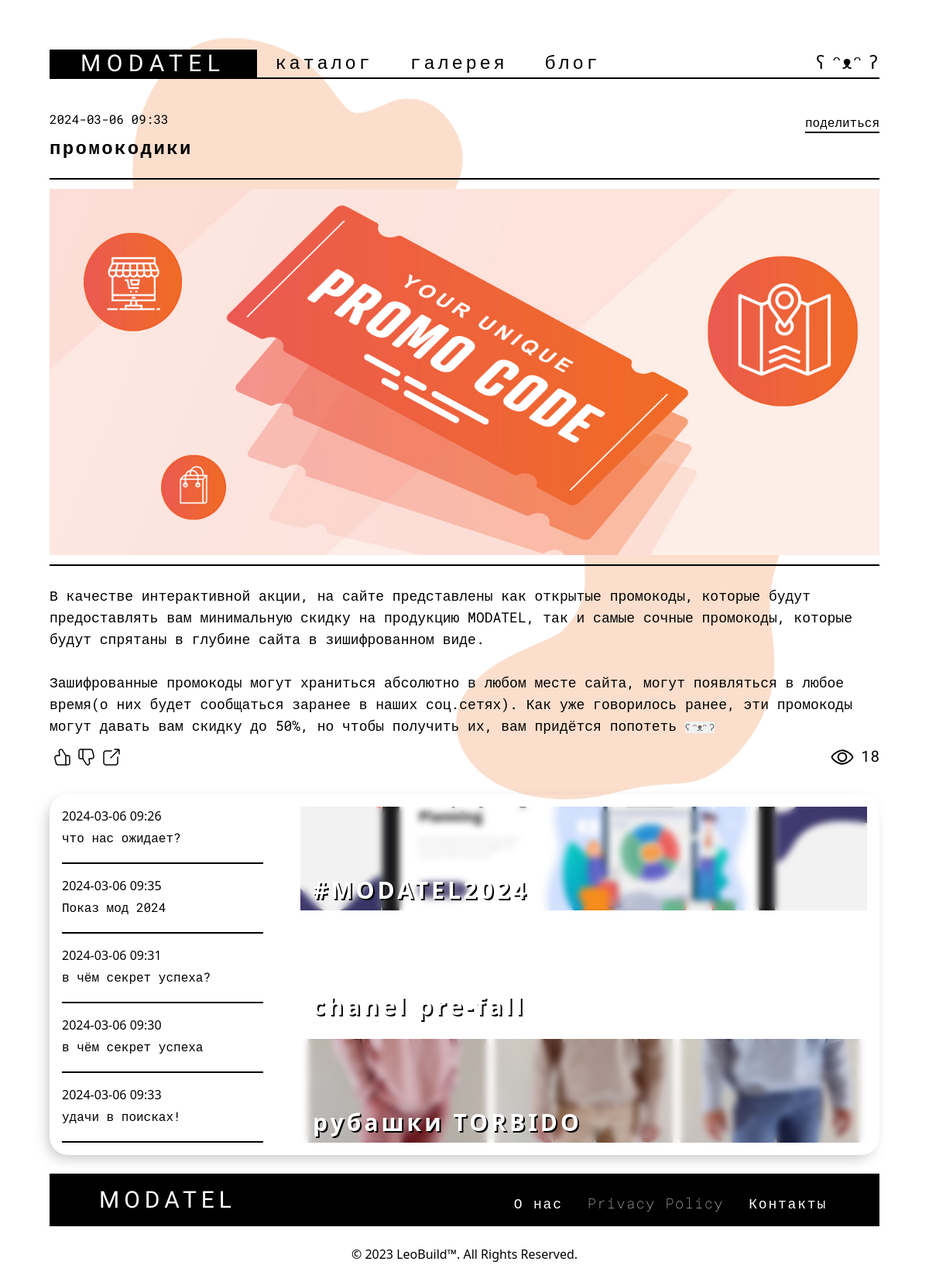
Screenshot of /post-page/290120241549 with the database file from the repository.
### application/models.py (models this page shows, shortened)
class WebPost(models.Model):
    name = models.CharField(max_length=200, default='')
    unique_id = models.CharField(unique=True, max_length=200, null=True, blank=True)
    short_description = models.TextField(default='')
    photo_create = models.CharField(max_length=200, default='')
    views = models.IntegerField(default=0)
    created_date = models.DateTimeField(default=timezone.now)
    image = models.ImageField(upload_to='application/static/img/post', default='')
    content = RichTextUploadingField(default='')
    theme = models.ForeignKey(WebThemePost, on_delete=models.CASCADE, default=1)
    subtheme = models.ForeignKey(WebSubThemePost, on_delete=models.CASCADE, default=1)

### application/views.py (the view)
# urls.py: path('post-page/<str:id>', views.post_page, name='post_page'),
def post_page(request, id):
    posts = WebPost.objects.filter(unique_id = id).first()
    post_view = WebPost.objects.get(unique_id = id)
    postsLST = WebPost.objects.all().order_by('-views')
    post_view.views += 1
    post_view.save()
    context = {
        'posts': posts,
        'post_view': post_view,
        'postsLST': postsLST,
    }
    return render(request, 'item-post.html', context)

### application/templates/item-post.html (shortened to what this page needs)
{% load static %}
<!DOCTYPE html>
<html lang="en">
<head>
    <script src="https://cdn.tailwindcss.com"></script>
    <link rel="stylesheet" href="https://cdn.jsdelivr.net/npm/swiper@11/swiper-bundle.min.css" />
    <link rel="stylesheet" type="text/css" href="{% static '/css/style.css' %}">
</head>
<body style="overflow-x: hidden;" x-data="{ share: false }">
    {% block header %}
        {% include 'blocks/header.html' %}
    {% endblock %}
    <img id="rightABSblock" class="absolute w-[320px] sm:w-120px lg:w-144px 3xl:w-160px 4xl:w-176px 5xl:w-196px right-[8px] mt-96 mr-[0px] md:mr-[32px] lg:mr-[64px] 3xl:mr-[112px] 4xl:mr-[144px] 5xl:mr-[256px] -rotate-90" src="{% static '/img/temporaryStorage/spot_4.png' %}" alt="">
    <section class="relative z-10 flex md:px-16 xl:px-32 2xl:px-64 4xl:px-96 5xl:px-120 mt-2 lg:mt-8">
        <div class="flex flex-col w-full mt-2 px-2 lg:px-0">
            <div class="w-full h-auto pb-6">
                <div class="w-full h-8" style="font-family: 'Roboto Mono', monospace;">
                    <div class="float-left">{{ posts.created_date|safe|slice:":16" }}</div>
                    <button x-on:click="share = !share" class="relative bg-white text-black font-medium float-right py-1">
                        <div class="border-b-2 border-black border-solid mb-1">
                            поделиться
                        </div>
                    </button>
                </div>
                <div class="font-black text-xl lg:text-2xl xl:text-3xl 2xl:text-4xl tracking-widest" style="font-family: 'Roboto Mono', monospace;">
                    {{ posts.name|safe }}
                </div>
            </div>
            <div class="relative w-full text-base sm:text-lg xl:text-xl mb-10" style="font-family: 'Roboto Mono', monospace;">
                {{ posts.content|safe }}
                <div class="flex absolute left-0 mt-2 p-1 bg-black bg-opacity-0 rounded-full transition-all duration-200 ease-in-out hover:bg-opacity-10">
                </div>
                <div class="flex absolute left-0 mt-2 ml-10 p-1 bg-black bg-opacity-0 rounded-full transition-all duration-200 ease-in-out hover:bg-opacity-10">
                </div>
                <div class="flex absolute left-0 mt-2 ml-20 p-1 bg-black bg-opacity-0 rounded-full transition-all duration-200 ease-in-out hover:bg-opacity-10">
                </div>
                <div class="flex absolute right-0 mt-2">
                   <div class="text-xl ml-2">{{ post_view.views|safe }}</div>
                </div>
            </div>
        </div>
    </section>
    <section class="relative z-10 flex md:px-16 xl:px-32 2xl:px-64 4xl:px-96 5xl:px-120 mt-8">
        <div class="FlexCol w-full rounded-3xl lg:shadow-[-5px_7px_17.9px_-4px_rgba(0,0,0,0.25)] px-2 lg:px-4 py-2">
            <div class="flex flex-col w-full lg:w-3/12">
                {% for item in postsLST|slice:":5" %}
                    <a class="my-2" href="/post-page/{{item.unique_id}}">
                        <div class="flex flex-col w-full h-auto border-b-2 border-black border-solid">
                            <div class="relative w-full h-4">
                                <div class="float-left">
                                    {{ item.created_date|safe|slice:":16" }}
                                </div>
                            </div>
                            <div class="scroller-ziro w-full h-8 my-3 overflow-y-auto" style="font-family: 'Roboto Mono', monospace;">
                                {{ item.short_description|safe }}
                            </div>
                        </div>
                    </a>
                {% endfor %}
            </div>
            <div class="flex flex-col w-full lg:w-9/12 lg:pl-12">
                {% for item in postsLST|slice:":3" %}
                    <a class="relative w-full h-24 lg:h-1/3 my-2 bg-[url('{{ item.image.url }}')] bg-[length:100%] bg-center hover:bg-[length:90%] transition-all duration-200 ease-in-out" href="/post-page/{{item.unique_id}}">
                        <div class="relative w-full h-full backdrop-blur-sm">
                            <div class="absolute bottom-0 left-0 ml-4 mb-2 text-white text-2xl lg:text-3xl font-semibold tracking-[0.25rem]" style="text-shadow: 2px 2px #000000;">{{ item.name }}</div>
                        </div>
                    </a>
                {% endfor %}
            </div>
        </div>
    </section>
    {% block footer %}
        {% include 'blocks/footer.html' %}
    {% endblock %}
</body>
</html>

### static/css/style.css (style rules this page uses)
body { position: relative; overflow-x: hidden; max-width: 100vw; }
:root { --swiper-theme-color: #000; }
@media (min-width: 1051px) { .FlexCol { flex-direction: none; display: flex; } }

### rows the page displays
WebPost: created_date "2024-03-06 09:33", name "промокодики", content (picture), content "В качестве интерактивной акции, на сайте представлены как открытые промокоды, которые будут предоставлять вам минимальную скидку на продукцию MODATEL, так и самые сочные промокоды, которые будут спрятаны в глубине сайта в зишифрованном виде. Зашифрованные промокоды могут храниться абсолютно в любом месте сайта, могут появляться в любое время(о них будет сообщаться заранее в наших соц.сетях). Как уже говорилось ранее, эти промокоды могут давать вам скидку до 50%, но чтобы получить их, вам придётся попотеть ʕ ᵔᴥᵔ ʔ", views "18", short_description "удачи в поисках!"
WebPost: created_date "2024-03-06 09:26", short_description "что нас ожидает?", image (picture), name "#MODATEL2024"
WebPost: created_date "2024-03-06 09:35", short_description "Показ мод 2024", name "chanel pre-fall"
WebPost: created_date "2024-03-06 09:31", short_description "в чём секрет успеха?", image (picture), name "рубашки TORBIDO"
WebPost: created_date "2024-03-06 09:30", short_description "в чём секрет успеха"
